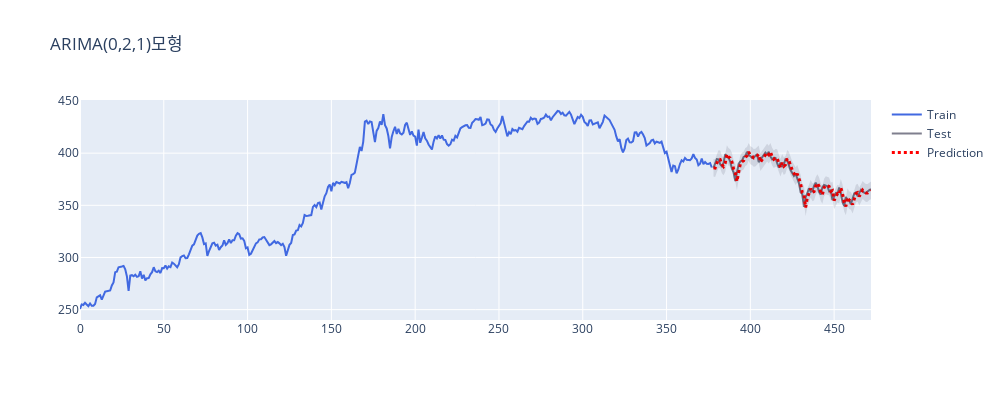

The notebook cell this image was saved under:
### Code cell
from plotly.subplots import make_subplots
import plotly.graph_objects as go

fig = go.Figure([
    # 훈련 데이터-------------------------------------------------------
    go.Scatter(x = train['KS200'].index, y = train['KS200'], name = "Train", mode = 'lines'
              ,line=dict(color = 'royalblue'))
    # 테스트 데이터------------------------------------------------------
    , go.Scatter(x = target['KS200'].index, y = target['KS200'], name = "Test", mode = 'lines'
                ,line = dict(color = 'rgba(0,0,30,0.5)'))
    # 예측값-----------------------------------------------------------
    , go.Scatter(x = target['KS200'].index, y = y_pred, name = "Prediction", mode = 'lines'
                     ,line = dict(color = 'red', dash = 'dot', width=3))
    
    # 신뢰 구간---------------------------------------------------------
    , go.Scatter(x = target['KS200'].index.tolist() + target['KS200'].index[::-1].tolist() 
                ,y = pred_upper + pred_lower[::-1] ## 상위 신뢰 구간 -> 하위 신뢰 구간 역순으로
                ,fill='toself'
                ,fillcolor='rgba(0,0,30,0.1)'
                ,line=dict(color='rgba(0,0,0,0)')
                ,hoverinfo="skip"
                ,showlegend=False)
])

fig.update_layout(height=400, width=1000, title_text="ARIMA(0,2,1)모형")
fig.show()

### Figure 1 — Plotly figure (JSON) as saved in the notebook; plotly's stock layout.template omitted (floating-point values rounded to 4 significant figures; data arrays with more than 128 entries replaced by an {"elided": "..."} marker saying what was removed)
{"data": [{"line": {"color": "royalblue"}, "mode": "lines", "name": "Train", "type": "scatter", "x": {"elided": "378 int values"}, "y": {"elided": "378 float values"}}, {"line": {"color": "rgba(0,0,30,0.5)"}, "mode": "lines", "name": "Test", "type": "scatter", "x": [378, 379, 380, 381, 382, 383, 384, 385, 386, 387, 388, 389, 390, 391, 392, 393, 394, 395, 396, 397, 398, 399, 400, 401, 402, 403, 404, 405, 406, 407, 408, 409, 410, 411, 412, 413, 414, 415, 416, 417, 418, 419, 420, 421, 422, 423, 424, 425, 426, 427, 428, 429, 430, 431, 432, 433, 434, 435, 436, 437, 438, 439, 440, 441, 442, 443, 444, 445, 446, 447, 448, 449, 450, 451, 452, 453, 454, 455, 456, 457, 458, 459, 460, 461, 462, 463, 464, 465, 466, 467, 468, 469, 470, 471, 472], "y": [386.0, 390.4, 394.4, 394.1, 389.4, 387.4, 390.5, 399.1, 396.4, 395.4, 391.9, 385.1, 381.6, 373.2, 383.1, 389.6, 392.0, 392.9, 396.3, 397.3, 401.1, 398.0, 397.3, 395.4, 395.7, 397.7, 399.0, 391.4, 393.9, 396.1, 398.1, 400.5, 398.6, 401.2, 396.7, 394.2, 395.5, 395.4, 390.4, 386.2, 390.9, 387.5, 389.0, 394.7, 393, 387.4, 383.8, 381.0, 378.2, 380.4, 376.1, 371.3, 362.4, 360.8, 348.6, 358.0, 361.6, 366.3, 362.9, 363.5, 368.6, 371.6, 368.6, 363.0, 360.4, 367.3, 369.6, 368.6, 368.3, 363.5, 364.4, 355.0, 358.4, 361.5, 360.6, 367.1, 361.7, 353.0, 349.4, 358.0, 355.3, 354.6, 351.0, 356.1, 361.5, 362.3, 358.8, 361.7, 364.8, 363.4, 362.1, 362.1, 363.8, 364.5, 365.6]}, {"line": {"color": "red", "dash": "dot", "width": 3}, "mode": "lines", "name": "Prediction", "type": "scatter", "x": [378, 379, 380, 381, 382, 383, 384, 385, 386, 387, 388, 389, 390, 391, 392, 393, 394, 395, 396, 397, 398, 399, 400, 401, 402, 403, 404, 405, 406, 407, 408, 409, 410, 411, 412, 413, 414, 415, 416, 417, 418, 419, 420, 421, 422, 423, 424, 425, 426, 427, 428, 429, 430, 431, 432, 433, 434, 435, 436, 437, 438, 439, 440, 441, 442, 443, 444, 445, 446, 447, 448, 449, 450, 451, 452, 453, 454, 455, 456, 457, 458, 459, 460, 461, 462, 463, 464, 465, 466, 467, 468, 469, 470, 471, 472], "y": [386.0, 385.7, 390.2, 394.3, 394.0, 389.3, 387.2, 390.4, 399.0, 396.4, 395.3, 391.8, 384.9, 381.4, 372.9, 382.9, 389.5, 391.9, 392.8, 396.3, 397.3, 401.2, 398.0, 397.3, 395.4, 395.6, 397.7, 399.0, 391.3, 393.9, 396.0, 398.1, 400.6, 398.6, 401.2, 396.7, 394.1, 395.5, 395.4, 390.3, 386.1, 390.8, 387.4, 388.9, 394.6, 393.0, 387.3, 383.7, 380.8, 378.0, 380.2, 375.8, 371.0, 362.0, 360.4, 347.9, 357.5, 361.2, 366.0, 362.5, 363.1, 368.4, 371.3, 368.3, 362.6, 360.0, 367.0, 369.3, 368.3, 368.0, 363.2, 364.1, 354.6, 358.1, 361.2, 360.3, 366.8, 361.4, 352.6, 348.9, 357.7, 354.9, 354.2, 350.6, 355.7, 361.2, 362.1, 358.5, 361.4, 364.6, 363.2, 361.8, 361.8, 363.6, 364.3]}, {"fill": "toself", "fillcolor": "rgba(0,0,30,0.1)", "hoverinfo": "skip", "line": {"color": "rgba(0,0,0,0)"}, "showlegend": false, "type": "scatter", "x": {"elided": "190 int values"}, "y": {"elided": "190 float values"}}], "layout": {"height": 400, "title": {"text": "ARIMA(0,2,1)모형"}, "width": 1000}}
